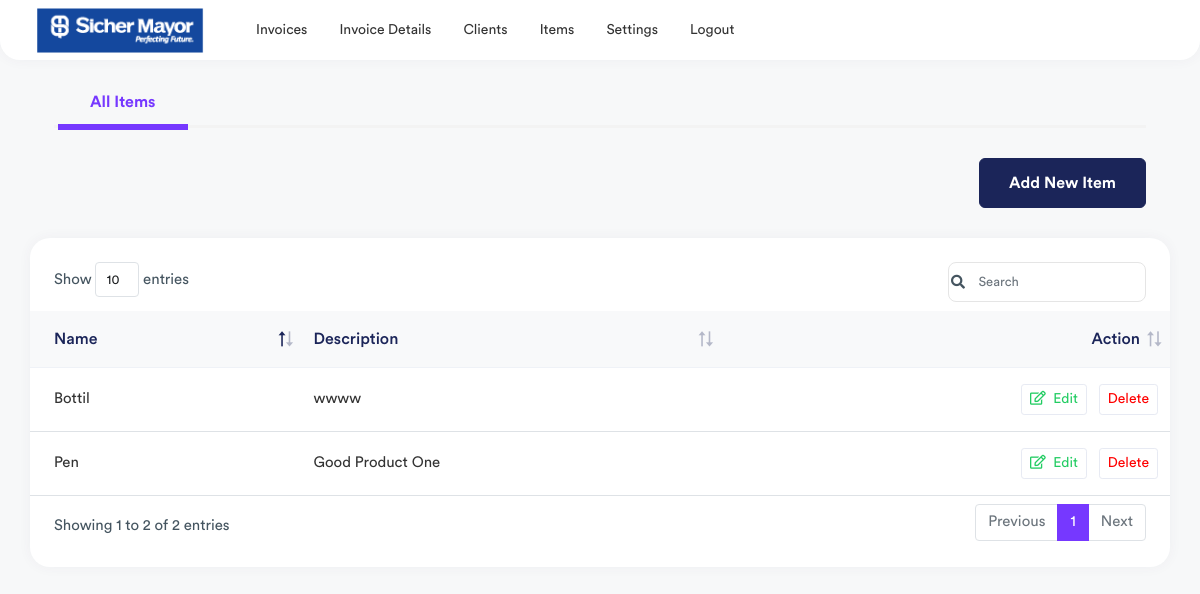
Page /items (signed in) on the committed database.
### invoice/models.py (models this page shows, shortened)
class Items(models.Model):
    description = models.CharField(max_length=50,null=True)
    aditional_details = models.CharField(max_length=500,null=True)
    is_taxable = models.BooleanField(default=True)
    is_active = models.BooleanField(default=True)
    class Meta:
        verbose_name_plural = ("Items")

### invoice/views.py (the view, shortened to what this page needs)
# urls.py: path('items',views.items, name='items'),
@login_required(login_url="/login-page/")
def items(request):
    all_items = Items.objects.filter(is_active = True)
    context = {
        "all_items":all_items,
    }
    return render(request,'items.html',context)

### templates/items.html (shortened to what this page needs)
{% extends 'base.html' %}
{% load static %}
{% block content %}
<div class="page-wrapper">
    <div class="content container-fluid">
        <div class="card invoices-tabs-card">
            <div class="card-body card-body pt-0 pb-0">
                <div class="invoices-items-main-tabs">
                    <div class="row align-items-center">
                        <div class="col-lg-12 col-md-12">
                            <div class="invoices-items-tabs">
                                <ul>
                                    <li><a href="invoice-items.html" class="active">All Items</a></li>
                                </ul>
                            </div>
                        </div>
                    </div>
                </div>
            </div>
        </div>
        <div class="card invoices-tabs-card">
            <div class="card-body card-body pt-0 pb-0">
                <div class="invoices-main-tabs border-0 pb-0">
                    <div class="row align-items-center">
                        <div class="col-lg-12 col-md-12">
                            <div class="invoices-settings-btn invoices-settings-btn-one">
                                <a href="#" class="btn" data-bs-toggle="modal" data-bs-target="#add_items">
                                     Add New Item
                                </a>
                            </div>
                        </div>
                    </div>
                </div>
            </div>
        </div>
        <div class="row">
            <div class="col-sm-12">
                <div class="card card-table">
                    <div class="card-body">
                        <div class="table-responsive">
                            <table class="table table-stripped table-hover datatable">
                                <thead class="thead-light">
                                    <tr>
                                        <th>Name</th>
                                        <th>Description</th>
                                        <th class="text-end">Action</th>
                                    </tr>
                                </thead>
                                <tbody>
                                    {% for items in  all_items %}
                                    <tr>
                                        <td>
                                           {{items.description}}
                                        </td>
                                        <td class="items-text">{{items.aditional_details}}</td>
                                        <td class="text-end">
                                            <a href="{% url 'invoice:edit_items' items.id %}"
                                                class="btn btn-sm btn-white text-success me-2"><i
                                                    class="far fa-edit me-1"></i> Edit</a>
                                            <a class="btn btn-sm btn-white text-danger" onclick="deleteItem({{items.id}})" ></i>Delete</a>
                                        </td>
                                    </tr>
                                    {% endfor %}
                                </tbody>
                            </table>
                        </div>
                    </div>
                </div>
            </div>
        </div>
    </div>
</div>
{% endblock %}

### rows in the picture
Items: description "Pen", aditional_details "Good Product One"
Items: description "Bottil", aditional_details "wwww"
